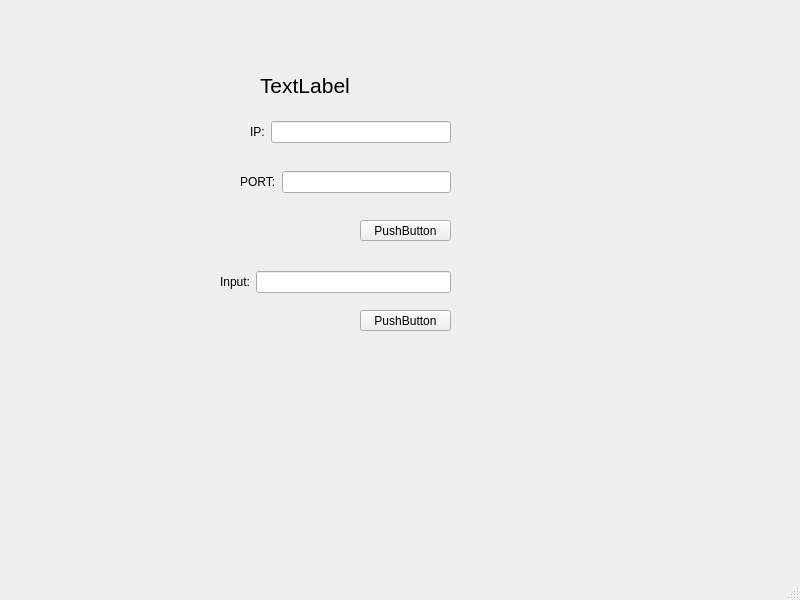
<?xml version="1.0" encoding="UTF-8"?>
<ui version="4.0">
 <class>MainWindow</class>
 <widget class="QMainWindow" name="MainWindow">
  <property name="geometry">
   <rect>
    <x>0</x>
    <y>0</y>
    <width>800</width>
    <height>600</height>
   </rect>
  </property>
  <property name="windowTitle">
   <string>MainWindow</string>
  </property>
  <widget class="QWidget" name="centralwidget">
   <widget class="QPushButton" name="pushButton">
    <property name="geometry">
     <rect>
      <x>360</x>
      <y>220</y>
      <width>91</width>
      <height>21</height>
     </rect>
    </property>
    <property name="text">
     <string>PushButton</string>
    </property>
   </widget>
   <widget class="QPushButton" name="pushButton_2">
    <property name="geometry">
     <rect>
      <x>360</x>
      <y>310</y>
      <width>91</width>
      <height>21</height>
     </rect>
    </property>
    <property name="text">
     <string>PushButton</string>
    </property>
   </widget>
   <widget class="QWidget" name="layoutWidget">
    <property name="geometry">
     <rect>
      <x>250</x>
      <y>120</y>
      <width>201</width>
      <height>24</height>
     </rect>
    </property>
    <layout class="QHBoxLayout" name="horizontalLayout">
     <item>
      <widget class="QLabel" name="label">
       <property name="text">
        <string>IP:</string>
       </property>
      </widget>
     </item>
     <item>
      <widget class="QLineEdit" name="lineEdit"/>
     </item>
    </layout>
   </widget>
   <widget class="QWidget" name="layoutWidget">
    <property name="geometry">
     <rect>
      <x>240</x>
      <y>170</y>
      <width>211</width>
      <height>24</height>
     </rect>
    </property>
    <layout class="QHBoxLayout" name="horizontalLayout_2">
     <item>
      <widget class="QLabel" name="label_2">
       <property name="text">
        <string>PORT:</string>
       </property>
      </widget>
     </item>
     <item>
      <widget class="QLineEdit" name="lineEdit_2"/>
     </item>
    </layout>
   </widget>
   <widget class="QWidget" name="layoutWidget">
    <property name="geometry">
     <rect>
      <x>220</x>
      <y>270</y>
      <width>231</width>
      <height>24</height>
     </rect>
    </property>
    <layout class="QHBoxLayout" name="horizontalLayout_3">
     <item>
      <widget class="QLabel" name="label_3">
       <property name="text">
        <string>Input:</string>
       </property>
      </widget>
     </item>
     <item>
      <widget class="QLineEdit" name="lineEdit_3"/>
     </item>
    </layout>
   </widget>
   <widget class="QLabel" name="timeLabel">
    <property name="geometry">
     <rect>
      <x>260</x>
      <y>70</y>
      <width>261</width>
      <height>31</height>
     </rect>
    </property>
    <property name="font">
     <font>
      <pointsize>16</pointsize>
     </font>
    </property>
    <property name="text">
     <string>TextLabel</string>
    </property>
   </widget>
  </widget>
  <widget class="QMenuBar" name="menubar">
   <property name="geometry">
    <rect>
     <x>0</x>
     <y>0</y>
     <width>800</width>
     <height>17</height>
    </rect>
   </property>
  </widget>
  <widget class="QStatusBar" name="statusbar"/>
 </widget>
 <resources/>
 <connections/>
</ui>
